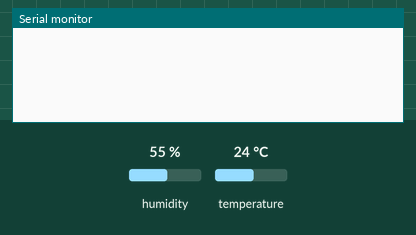
Simulated run of this sketch. Board: ESP8266 (NodeMCU). Parts: the last lines printed to the serial monitor. The inputs (shaded band) are chosen by the test bench; at power-on: humidity 55 %, temperature 24 °C. WiFi joins after 1.5 s; servers stay silent unless stated.

Above: at 3.0 s.
3.1 s: humidity set to 22 %
At 5.5 s:
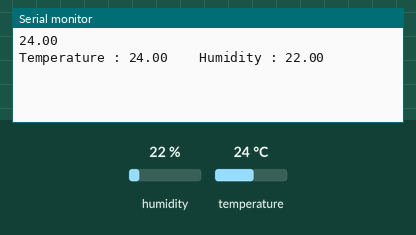
5.8 s: temperature set to 12 °C
At 7.2 s:
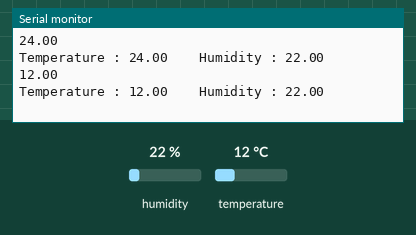
7.3 s: humidity set to 40 %
At 10.6 s:
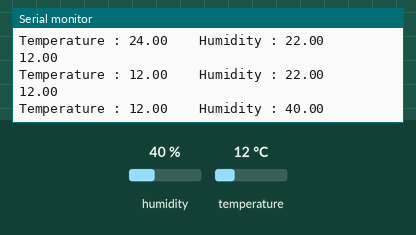

Measured:
- after the input at 3.1 s, the serial monitor: prints a new line after 1.2 s (image 1)
- after the input at 5.8 s, the serial monitor: prints a new line after 1.0 s (image 2)
- after the input at 7.3 s, the serial monitor: prints a new line after 2.0 s (image 3)

The sketch:

DHTESPTEST.ino
```cpp
#define BLYNK_TEMPLATE_ID "TMPLZptrjsaR"
#define BLYNK_TEMPLATE_NAME "Soil Water"
#define BLYNK_AUTH_TOKEN "aCt1KwZo5bNOcfH1jRqeXRBSC-Be2wMy"

#define BLYNK_PRINT Serial
#include <ESP8266WiFi.h>
#include <BlynkSimpleEsp8266.h>


#include <DHT.h>

char auth[] = BLYNK_AUTH_TOKEN;

char ssid[] = "dekut";  // type your wifi name
char pass[] = "dekut@ict2023";  // type your wifi password

#define DHTPIN D2          // Mention the digital pin where you connected
#define DHTTYPE DHT11     // DHT 11
DHT dht(DHTPIN, DHTTYPE);
BlynkTimer timer;

void sendSensor(){
  float h = dht.readHumidity();
  float t = dht.readTemperature(); // or dht.readTemperature(true) for Fahrenheit
  if (isnan(h) || isnan(t)) {
    Serial.println("Failed to read from DHT sensor!");
    return;
  }

  Serial.println(t);
  Blynk.virtualWrite(V0, h);
  Blynk.virtualWrite(V1, t);
    Serial.print("Temperature : ");
    Serial.print(t);
    Serial.print("    Humidity : ");
    Serial.println(h);


  if(t > 30){
   // Blynk.email("shameer50@gmail.com", "Alert", "Temperature over 28C!");
    Blynk.logEvent("temp_alert","Temp above 30 degree");
  }
}

void setup(){
   Serial.begin(115200);
  Blynk.begin(auth, ssid, pass);
  dht.begin();
  timer.setInterval(2500L, sendSensor);
}

void loop(){
  Blynk.run();
  timer.run();
}
```
